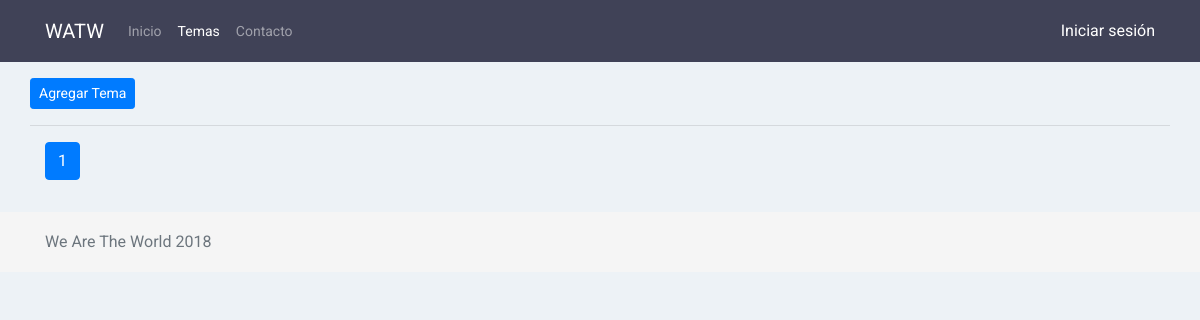
/topic, run on an earlier commit of the app's database.
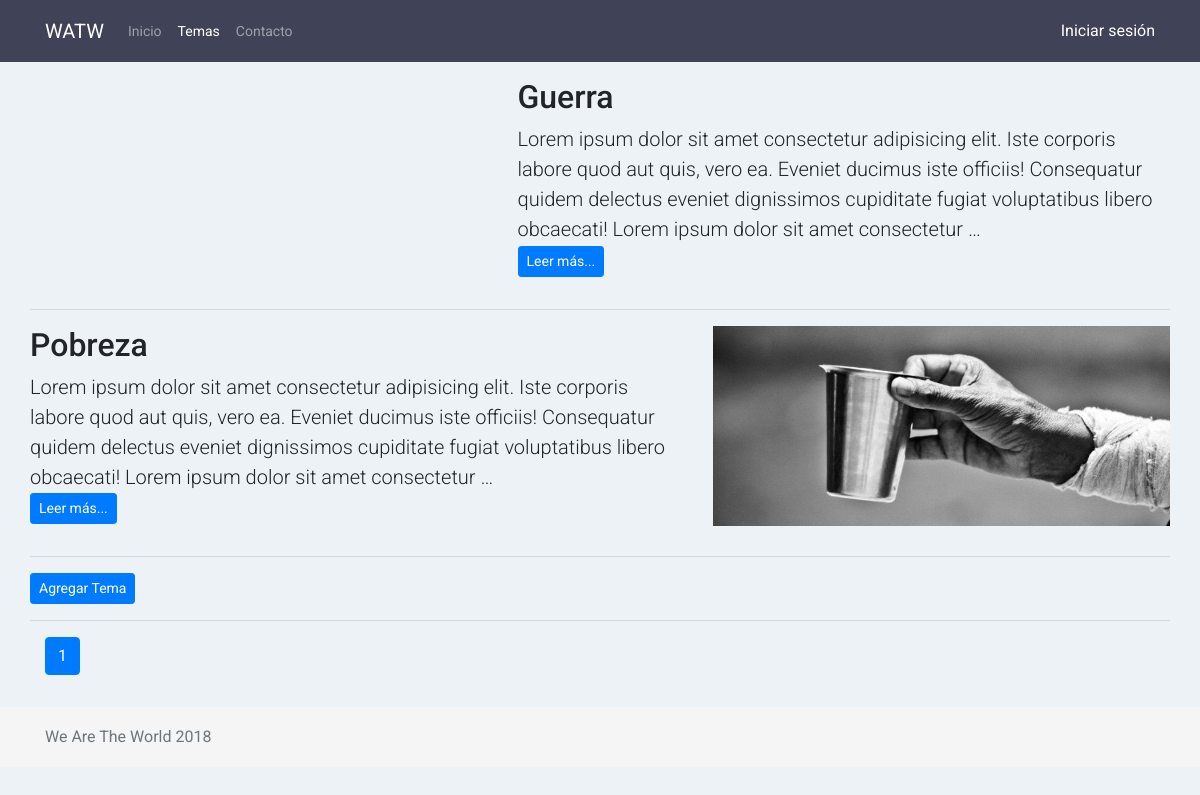
And on a later commit of the database.
### foro/models.py (models this page shows, shortened)
class Tema(models.Model):
	titulo=models.CharField(max_length=45)
	contenido=models.TextField()
	imagen=models.ImageField(upload_to='tema_imagen')
	fecha_creacion=models.DateField(auto_now_add=True)
	fecha_actualizacion=models.DateField(auto_now=True)

### foro/views.py (the view)
# urls.py: path('', views.index, name="core.index")
def index(request):
    data = {}
    object_list = Tema.objects.all().order_by('-id')
    paginator = Paginator(object_list, 10)
    page = request.GET.get('page')
    try:
        data['object_list'] = paginator.page(page)
    except PageNotAnInteger:
        data['object_list'] = paginator.page(1)
    except EmptyPage:
        data['object_list'] = paginator.page(paginator.num_page)
    template_name = 'foro/topic_list.html'
    return render(request, template_name, data)

### foro/templates/foro/topic_list.html (shortened to what this page needs)
{% extends 'core/base.html' %}
{% block content %}
    {% for topic in object_list %}
        <div class="row featurette">
            <div class="col-md-7 {% if topic.id|divisibleby:2 %}order-md-2{% endif %}">
                <h2 class="featurette-heading">{{ topic.titulo }}</h2>
                <p class="lead">
                    {{ topic.contenido|truncatewords:36 }}
                    <br>
                    <a class="btn btn-primary btn-sm" href="{% url 'topic.detail' topic.id %}">Leer más...</a>
                </p>
            </div>
            <div class="col-md-5 {% if topic.id|divisibleby:2 %}order-md-1{% endif %}">
                <div class="topic-list" style="background-image: url('{{topic.imagen.url}}')"></div>
            </div>
        </div>
        <hr class="featurette-divider">
    {% endfor %}
    <div>
        <a class="btn btn-primary btn-sm" href="{% url 'add_topic' %}">Agregar Tema</a>
    </div>
    <hr class="featurette-divider">
{% endblock %}
{% if is_paginated %}
{% block pagination %}
    <div class="container">
        <div class="row">
            <div class="col-12">
                <nav aria-label="...">
                    <ul class="pagination">
                        {% for page in object_list.paginator.page_range %}
                            {% if object_list.number == page %}
                            <li class="page-item active">
                                <span class="page-link">
                                    {{page}}
                                </span>
                            </li>
                            {% else %}
                            <li class="page-item"><a class="page-link" href="?page={{page}}">{{page}}</a></li>
                            {% endif %}
                        {% endfor %}
                    </ul>
                </nav>
            </div>
        </div>
    </div>
    {% endblock %}
    {% endif %}

What changed in the data, as far as the page shows it:
added Tema: titulo "Guerra", contenido "Lorem ipsum dolor sit amet consectetur adipisicing elit. Iste corporis labore quod aut quis, vero ea. Eveniet ducimus iste officiis! Consequatur quidem delectus eveniet dignissimos cupiditate fugiat voluptatibus libero obcaecati! Lorem ipsum dolor sit amet consectetur …"
added Tema: titulo "Pobreza", contenido "Lorem ipsum dolor sit amet consectetur adipisicing elit. Iste corporis labore quod aut quis, vero ea. Eveniet ducimus iste officiis! Consequatur quidem delectus eveniet dignissimos cupiditate fugiat voluptatibus libero obcaecati! Lorem ipsum dolor sit amet consectetur …", imagen (picture)
